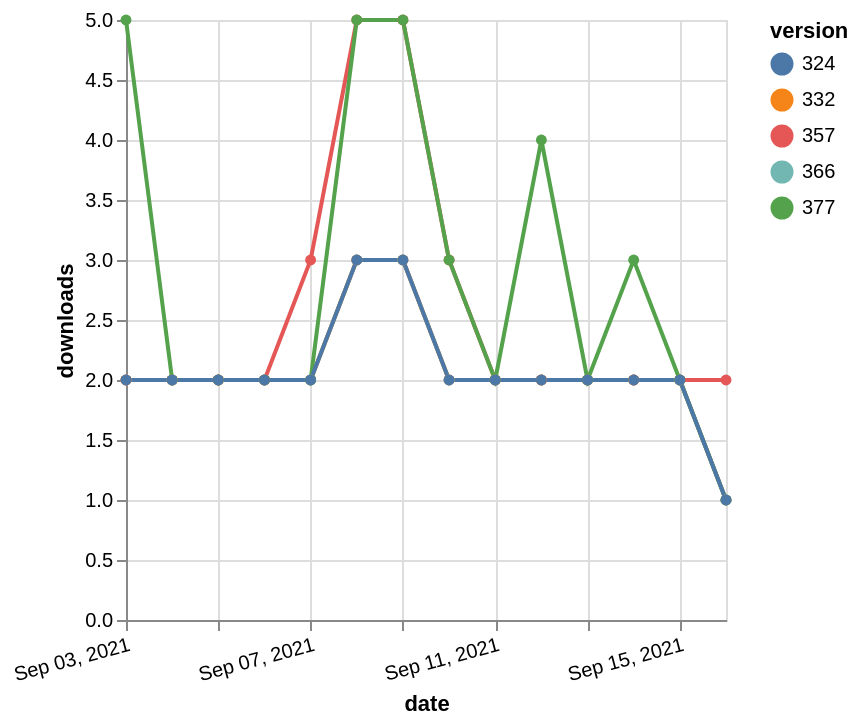

Describe this chart as a Vega-Lite specification.
### Vega-Lite specification from a JSON file in a GitHub repository (floating-point values rounded to 4 significant figures)
{"$schema": "https://vega.github.io/schema/vega-lite/v5.json", "description": "A simple bar chart with embedded data.", "data": {"values": [{"date": "2021-09-03", "total": 2303, "delta": 2, "version": "366"}, {"date": "2021-09-04", "total": 2305, "delta": 2, "version": "366"}, {"date": "2021-09-05", "total": 2307, "delta": 2, "version": "366"}, {"date": "2021-09-06", "total": 2309, "delta": 2, "version": "366"}, {"date": "2021-09-07", "total": 2311, "delta": 2, "version": "366"}, {"date": "2021-09-08", "total": 2314, "delta": 3, "version": "366"}, {"date": "2021-09-09", "total": 2317, "delta": 3, "version": "366"}, {"date": "2021-09-10", "total": 2319, "delta": 2, "version": "366"}, {"date": "2021-09-11", "total": 2321, "delta": 2, "version": "366"}, {"date": "2021-09-12", "total": 2323, "delta": 2, "version": "366"}, {"date": "2021-09-13", "total": 2325, "delta": 2, "version": "366"}, {"date": "2021-09-14", "total": 2327, "delta": 2, "version": "366"}, {"date": "2021-09-15", "total": 2329, "delta": 2, "version": "366"}, {"date": "2021-09-16", "total": 2330, "delta": 1, "version": "366"}, {"date": "2021-09-03", "total": 2873, "delta": 2, "version": "357"}, {"date": "2021-09-04", "total": 2875, "delta": 2, "version": "357"}, {"date": "2021-09-05", "total": 2877, "delta": 2, "version": "357"}, {"date": "2021-09-06", "total": 2879, "delta": 2, "version": "357"}, {"date": "2021-09-07", "total": 2882, "delta": 3, "version": "357"}, {"date": "2021-09-08", "total": 2887, "delta": 5, "version": "357"}, {"date": "2021-09-09", "total": 2892, "delta": 5, "version": "357"}, {"date": "2021-09-10", "total": 2895, "delta": 3, "version": "357"}, {"date": "2021-09-11", "total": 2897, "delta": 2, "version": "357"}, {"date": "2021-09-12", "total": 2899, "delta": 2, "version": "357"}, {"date": "2021-09-13", "total": 2901, "delta": 2, "version": "357"}, {"date": "2021-09-14", "total": 2903, "delta": 2, "version": "357"}, {"date": "2021-09-15", "total": 2905, "delta": 2, "version": "357"}, {"date": "2021-09-16", "total": 2907, "delta": 2, "version": "357"}, {"date": "2021-09-03", "total": 2762, "delta": 2, "version": "332"}, {"date": "2021-09-04", "total": 2764, "delta": 2, "version": "332"}, {"date": "2021-09-05", "total": 2766, "delta": 2, "version": "332"}, {"date": "2021-09-06", "total": 2768, "delta": 2, "version": "332"}, {"date": "2021-09-07", "total": 2770, "delta": 2, "version": "332"}, {"date": "2021-09-08", "total": 2773, "delta": 3, "version": "332"}, {"date": "2021-09-09", "total": 2776, "delta": 3, "version": "332"}, {"date": "2021-09-10", "total": 2778, "delta": 2, "version": "332"}, {"date": "2021-09-11", "total": 2780, "delta": 2, "version": "332"}, {"date": "2021-09-12", "total": 2782, "delta": 2, "version": "332"}, {"date": "2021-09-13", "total": 2784, "delta": 2, "version": "332"}, {"date": "2021-09-14", "total": 2786, "delta": 2, "version": "332"}, {"date": "2021-09-15", "total": 2788, "delta": 2, "version": "332"}, {"date": "2021-09-16", "total": 2789, "delta": 1, "version": "332"}, {"date": "2021-09-03", "total": 2103, "delta": 5, "version": "377"}, {"date": "2021-09-04", "total": 2105, "delta": 2, "version": "377"}, {"date": "2021-09-05", "total": 2107, "delta": 2, "version": "377"}, {"date": "2021-09-06", "total": 2109, "delta": 2, "version": "377"}, {"date": "2021-09-07", "total": 2111, "delta": 2, "version": "377"}, {"date": "2021-09-08", "total": 2116, "delta": 5, "version": "377"}, {"date": "2021-09-09", "total": 2121, "delta": 5, "version": "377"}, {"date": "2021-09-10", "total": 2124, "delta": 3, "version": "377"}, {"date": "2021-09-11", "total": 2126, "delta": 2, "version": "377"}, {"date": "2021-09-12", "total": 2130, "delta": 4, "version": "377"}, {"date": "2021-09-13", "total": 2132, "delta": 2, "version": "377"}, {"date": "2021-09-14", "total": 2135, "delta": 3, "version": "377"}, {"date": "2021-09-15", "total": 2137, "delta": 2, "version": "377"}, {"date": "2021-09-16", "total": 2138, "delta": 1, "version": "377"}, {"date": "2021-09-03", "total": 2509, "delta": 2, "version": "324"}, {"date": "2021-09-04", "total": 2511, "delta": 2, "version": "324"}, {"date": "2021-09-05", "total": 2513, "delta": 2, "version": "324"}, {"date": "2021-09-06", "total": 2515, "delta": 2, "version": "324"}, {"date": "2021-09-07", "total": 2517, "delta": 2, "version": "324"}, {"date": "2021-09-08", "total": 2520, "delta": 3, "version": "324"}, {"date": "2021-09-09", "total": 2523, "delta": 3, "version": "324"}, {"date": "2021-09-10", "total": 2525, "delta": 2, "version": "324"}, {"date": "2021-09-11", "total": 2527, "delta": 2, "version": "324"}, {"date": "2021-09-12", "total": 2529, "delta": 2, "version": "324"}, {"date": "2021-09-13", "total": 2531, "delta": 2, "version": "324"}, {"date": "2021-09-14", "total": 2533, "delta": 2, "version": "324"}, {"date": "2021-09-15", "total": 2535, "delta": 2, "version": "324"}, {"date": "2021-09-16", "total": 2536, "delta": 1, "version": "324"}]}, "width": "container", "mark": {"type": "line", "point": {"filled": true}}, "encoding": {"x": {"field": "date", "type": "temporal", "timeUnit": "yearmonthdate", "title": "date", "axis": {"labelAngle": -15}}, "y": {"field": "delta", "type": "quantitative", "title": "downloads"}, "color": {"field": "version", "type": "nominal"}, "tooltip": {"field": "delta"}}}
